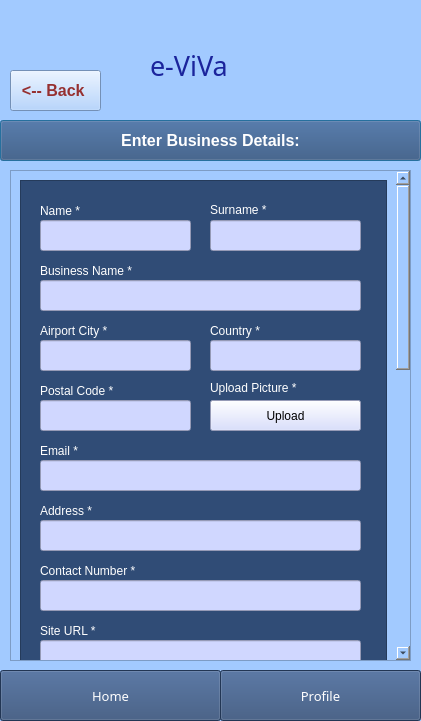
<?xml version="1.0" encoding="UTF-8"?>
<ui version="4.0">
 <class>Dialog</class>
 <widget class="QDialog" name="Dialog">
  <property name="geometry">
   <rect>
    <x>0</x>
    <y>0</y>
    <width>421</width>
    <height>721</height>
   </rect>
  </property>
  <property name="windowTitle">
   <string>Dialog</string>
  </property>
  <property name="styleSheet">
   <string notr="true">background-color: rgb(162, 202, 255);</string>
  </property>
  <widget class="QPushButton" name="TransportButton">
   <property name="geometry">
    <rect>
     <x>0</x>
     <y>120</y>
     <width>421</width>
     <height>41</height>
    </rect>
   </property>
   <property name="font">
    <font>
     <pointsize>12</pointsize>
     <weight>75</weight>
     <bold>true</bold>
    </font>
   </property>
   <property name="styleSheet">
    <string notr="true">background-color: rgb(0, 170, 255);
background-color: rgb(48, 76, 118);
color: rgb(255, 255, 255);</string>
   </property>
   <property name="text">
    <string>Enter Business Details:</string>
   </property>
  </widget>
  <widget class="QScrollArea" name="scrollArea">
   <property name="geometry">
    <rect>
     <x>10</x>
     <y>170</y>
     <width>401</width>
     <height>491</height>
    </rect>
   </property>
   <property name="widgetResizable">
    <bool>true</bool>
   </property>
   <widget class="QWidget" name="scrollAreaWidgetContents">
    <property name="geometry">
     <rect>
      <x>0</x>
      <y>0</y>
      <width>382</width>
      <height>1218</height>
     </rect>
    </property>
    <layout class="QVBoxLayout" name="verticalLayout">
     <item>
      <widget class="QFrame" name="frame_2">
       <property name="minimumSize">
        <size>
         <width>320</width>
         <height>1200</height>
        </size>
       </property>
       <property name="styleSheet">
        <string notr="true">background-color: rgb(48, 76, 118);</string>
       </property>
       <property name="frameShape">
        <enum>QFrame::StyledPanel</enum>
       </property>
       <property name="frameShadow">
        <enum>QFrame::Raised</enum>
       </property>
       <widget class="QLabel" name="label_14">
        <property name="geometry">
         <rect>
          <x>20</x>
          <y>20</y>
          <width>71</width>
          <height>21</height>
         </rect>
        </property>
        <property name="styleSheet">
         <string notr="true">background-color: rgb(0, 170, 255);
font: 12pt &quot;MS Shell Dlg 2&quot;;
background-color: rgb(48, 76, 118);
color: rgb(255, 255, 255);</string>
        </property>
        <property name="text">
         <string>Name *</string>
        </property>
       </widget>
       <widget class="QLabel" name="label_15">
        <property name="geometry">
         <rect>
          <x>190</x>
          <y>20</y>
          <width>101</width>
          <height>20</height>
         </rect>
        </property>
        <property name="styleSheet">
         <string notr="true">background-color: rgb(0, 170, 255);
background-color: rgb(48, 76, 118);
color: rgb(255, 255, 255);
font: 12pt &quot;MS Shell Dlg 2&quot;;</string>
        </property>
        <property name="text">
         <string>Surname *</string>
        </property>
       </widget>
       <widget class="QLineEdit" name="lineEdit_13">
        <property name="geometry">
         <rect>
          <x>20</x>
          <y>40</y>
          <width>151</width>
          <height>31</height>
         </rect>
        </property>
        <property name="styleSheet">
         <string notr="true">background-color:rgb(208, 215, 255);</string>
        </property>
       </widget>
       <widget class="QLineEdit" name="lineEdit_14">
        <property name="geometry">
         <rect>
          <x>190</x>
          <y>40</y>
          <width>151</width>
          <height>31</height>
         </rect>
        </property>
        <property name="styleSheet">
         <string notr="true">background-color:rgb(208, 215, 255);			</string>
        </property>
       </widget>
       <widget class="QLabel" name="label_16">
        <property name="geometry">
         <rect>
          <x>20</x>
          <y>80</y>
          <width>121</width>
          <height>21</height>
         </rect>
        </property>
        <property name="styleSheet">
         <string notr="true">background-color: rgb(0, 170, 255);
background-color: rgb(48, 76, 118);
color: rgb(255, 255, 255);
font: 12pt &quot;MS Shell Dlg 2&quot;;</string>
        </property>
        <property name="text">
         <string>Business Name *</string>
        </property>
       </widget>
       <widget class="QLineEdit" name="lineEdit_15">
        <property name="geometry">
         <rect>
          <x>20</x>
          <y>100</y>
          <width>321</width>
          <height>31</height>
         </rect>
        </property>
        <property name="styleSheet">
         <string notr="true">background-color:rgb(208, 215, 255);</string>
        </property>
       </widget>
       <widget class="QLabel" name="label_17">
        <property name="geometry">
         <rect>
          <x>20</x>
          <y>140</y>
          <width>111</width>
          <height>21</height>
         </rect>
        </property>
        <property name="styleSheet">
         <string notr="true">background-color: rgb(0, 170, 255);
background-color: rgb(48, 76, 118);
color: rgb(255, 255, 255);
font: 12pt &quot;MS Shell Dlg 2&quot;;</string>
        </property>
        <property name="text">
         <string>Airport City *</string>
        </property>
       </widget>
       <widget class="QLabel" name="label_18">
        <property name="geometry">
         <rect>
          <x>190</x>
          <y>140</y>
          <width>71</width>
          <height>21</height>
         </rect>
        </property>
        <property name="styleSheet">
         <string notr="true">background-color: rgb(0, 170, 255);
background-color: rgb(48, 76, 118);
color: rgb(255, 255, 255);
font: 12pt &quot;MS Shell Dlg 2&quot;;</string>
        </property>
        <property name="text">
         <string>Country *</string>
        </property>
       </widget>
       <widget class="QLabel" name="label_19">
        <property name="geometry">
         <rect>
          <x>20</x>
          <y>200</y>
          <width>101</width>
          <height>21</height>
         </rect>
        </property>
        <property name="styleSheet">
         <string notr="true">background-color: rgb(0, 170, 255);
background-color: rgb(48, 76, 118);
color: rgb(255, 255, 255);
font: 12pt &quot;MS Shell Dlg 2&quot;;</string>
        </property>
        <property name="text">
         <string>Postal Code *</string>
        </property>
       </widget>
       <widget class="QLineEdit" name="lineEdit_16">
        <property name="geometry">
         <rect>
          <x>20</x>
          <y>160</y>
          <width>151</width>
          <height>31</height>
         </rect>
        </property>
        <property name="styleSheet">
         <string notr="true">background-color:rgb(208, 215, 255);</string>
        </property>
       </widget>
       <widget class="QLineEdit" name="lineEdit_17">
        <property name="geometry">
         <rect>
          <x>190</x>
          <y>160</y>
          <width>151</width>
          <height>31</height>
         </rect>
        </property>
        <property name="styleSheet">
         <string notr="true">background-color:rgb(208, 215, 255);</string>
        </property>
       </widget>
       <widget class="QLineEdit" name="lineEdit_18">
        <property name="geometry">
         <rect>
          <x>20</x>
          <y>220</y>
          <width>151</width>
          <height>31</height>
         </rect>
        </property>
        <property name="styleSheet">
         <string notr="true">background-color:rgb(208, 215, 255);</string>
        </property>
       </widget>
       <widget class="QPushButton" name="pushButton_2">
        <property name="geometry">
         <rect>
          <x>190</x>
          <y>220</y>
          <width>151</width>
          <height>31</height>
         </rect>
        </property>
        <property name="styleSheet">
         <string notr="true">background-color:rgb(208, 215, 255);
font: 12pt &quot;MS Shell Dlg 2&quot;;</string>
        </property>
        <property name="text">
         <string>Upload</string>
        </property>
       </widget>
       <widget class="QLabel" name="label_20">
        <property name="geometry">
         <rect>
          <x>190</x>
          <y>200</y>
          <width>121</width>
          <height>16</height>
         </rect>
        </property>
        <property name="styleSheet">
         <string notr="true">background-color: rgb(0, 170, 255);
background-color: rgb(48, 76, 118);
color: rgb(255, 255, 255);
font: 12pt &quot;MS Shell Dlg 2&quot;;</string>
        </property>
        <property name="text">
         <string>Upload Picture *</string>
        </property>
       </widget>
       <widget class="QLabel" name="label_21">
        <property name="geometry">
         <rect>
          <x>20</x>
          <y>260</y>
          <width>71</width>
          <height>21</height>
         </rect>
        </property>
        <property name="styleSheet">
         <string notr="true">background-color: rgb(0, 170, 255);
background-color: rgb(48, 76, 118);
color: rgb(255, 255, 255);
font: 12pt &quot;MS Shell Dlg 2&quot;;</string>
        </property>
        <property name="text">
         <string>Email *</string>
        </property>
       </widget>
       <widget class="QLineEdit" name="lineEdit_19">
        <property name="geometry">
         <rect>
          <x>20</x>
          <y>280</y>
          <width>321</width>
          <height>31</height>
         </rect>
        </property>
        <property name="styleSheet">
         <string notr="true">background-color:rgb(208, 215, 255);</string>
        </property>
       </widget>
       <widget class="QLabel" name="label_22">
        <property name="geometry">
         <rect>
          <x>20</x>
          <y>320</y>
          <width>71</width>
          <height>21</height>
         </rect>
        </property>
        <property name="styleSheet">
         <string notr="true">background-color: rgb(0, 170, 255);
background-color: rgb(48, 76, 118);
color: rgb(255, 255, 255);
font: 12pt &quot;MS Shell Dlg 2&quot;;</string>
        </property>
        <property name="text">
         <string>Address *</string>
        </property>
       </widget>
       <widget class="QLineEdit" name="lineEdit_20">
        <property name="geometry">
         <rect>
          <x>20</x>
          <y>340</y>
          <width>321</width>
          <height>31</height>
         </rect>
        </property>
        <property name="styleSheet">
         <string notr="true">background-color:rgb(208, 215, 255);</string>
        </property>
       </widget>
       <widget class="QLabel" name="label_23">
        <property name="geometry">
         <rect>
          <x>20</x>
          <y>380</y>
          <width>131</width>
          <height>21</height>
         </rect>
        </property>
        <property name="styleSheet">
         <string notr="true">background-color: rgb(0, 170, 255);
background-color: rgb(48, 76, 118);
color: rgb(255, 255, 255);
font: 12pt &quot;MS Shell Dlg 2&quot;;</string>
        </property>
        <property name="text">
         <string>Contact Number *</string>
        </property>
       </widget>
       <widget class="QLineEdit" name="lineEdit_21">
        <property name="geometry">
         <rect>
          <x>20</x>
          <y>400</y>
          <width>321</width>
          <height>31</height>
         </rect>
        </property>
        <property name="styleSheet">
         <string notr="true">background-color:rgb(208, 215, 255);</string>
        </property>
       </widget>
       <widget class="QLabel" name="label_24">
        <property name="geometry">
         <rect>
          <x>20</x>
          <y>440</y>
          <width>81</width>
          <height>21</height>
         </rect>
        </property>
        <property name="styleSheet">
         <string notr="true">background-color: rgb(0, 170, 255);
background-color: rgb(48, 76, 118);
color: rgb(255, 255, 255);
font: 12pt &quot;MS Shell Dlg 2&quot;;</string>
        </property>
        <property name="text">
         <string>Site URL *</string>
        </property>
       </widget>
       <widget class="QLineEdit" name="lineEdit_22">
        <property name="geometry">
         <rect>
          <x>20</x>
          <y>460</y>
          <width>321</width>
          <height>31</height>
         </rect>
        </property>
        <property name="styleSheet">
         <string notr="true">background-color:rgb(208, 215, 255);</string>
        </property>
       </widget>
       <widget class="QLabel" name="label_25">
        <property name="geometry">
         <rect>
          <x>20</x>
          <y>500</y>
          <width>101</width>
          <height>21</height>
         </rect>
        </property>
        <property name="styleSheet">
         <string notr="true">background-color: rgb(0, 170, 255);
background-color: rgb(48, 76, 118);
color: rgb(255, 255, 255);
font: 12pt &quot;MS Shell Dlg 2&quot;;</string>
        </property>
        <property name="text">
         <string>Prices FROM</string>
        </property>
       </widget>
       <widget class="QLineEdit" name="lineEdit_23">
        <property name="geometry">
         <rect>
          <x>20</x>
          <y>520</y>
          <width>151</width>
          <height>31</height>
         </rect>
        </property>
        <property name="styleSheet">
         <string notr="true">background-color:rgb(208, 215, 255);</string>
        </property>
       </widget>
       <widget class="QLineEdit" name="lineEdit_24">
        <property name="geometry">
         <rect>
          <x>190</x>
          <y>520</y>
          <width>151</width>
          <height>31</height>
         </rect>
        </property>
        <property name="styleSheet">
         <string notr="true">background-color:rgb(208, 215, 255);</string>
        </property>
       </widget>
       <widget class="QLabel" name="label_26">
        <property name="geometry">
         <rect>
          <x>190</x>
          <y>500</y>
          <width>71</width>
          <height>21</height>
         </rect>
        </property>
        <property name="styleSheet">
         <string notr="true">background-color: rgb(0, 170, 255);
background-color: rgb(48, 76, 118);
color: rgb(255, 255, 255);
font: 12pt &quot;MS Shell Dlg 2&quot;;</string>
        </property>
        <property name="text">
         <string>Prices TO</string>
        </property>
       </widget>
       <widget class="QPushButton" name="pushButton">
        <property name="geometry">
         <rect>
          <x>240</x>
          <y>1080</y>
          <width>91</width>
          <height>41</height>
         </rect>
        </property>
        <property name="styleSheet">
         <string notr="true">background-color: rgb(255, 149, 62);

font: 12pt &quot;MS Shell Dlg 2&quot;;</string>
        </property>
        <property name="text">
         <string>SUBMIT</string>
        </property>
       </widget>
       <widget class="QTextEdit" name="textEdit">
        <property name="geometry">
         <rect>
          <x>20</x>
          <y>630</y>
          <width>321</width>
          <height>341</height>
         </rect>
        </property>
        <property name="styleSheet">
         <string notr="true">background-color:rgb(208, 215, 255);</string>
        </property>
       </widget>
       <widget class="QLabel" name="label_29">
        <property name="geometry">
         <rect>
          <x>20</x>
          <y>600</y>
          <width>191</width>
          <height>21</height>
         </rect>
        </property>
        <property name="styleSheet">
         <string notr="true">background-color: rgb(0, 170, 255);
background-color: rgb(48, 76, 118);
color: rgb(255, 255, 255);
font: 12pt &quot;MS Shell Dlg 2&quot;;</string>
        </property>
        <property name="text">
         <string>Add Business Description</string>
        </property>
       </widget>
      </widget>
     </item>
    </layout>
   </widget>
  </widget>
  <widget class="QLabel" name="e-ViVa_2">
   <property name="geometry">
    <rect>
     <x>150</x>
     <y>40</y>
     <width>121</width>
     <height>51</height>
    </rect>
   </property>
   <property name="font">
    <font>
     <family>Forte</family>
     <pointsize>20</pointsize>
     <weight>50</weight>
     <bold>false</bold>
    </font>
   </property>
   <property name="styleSheet">
    <string notr="true">background-color: rgb(162, 202, 255);
color: rgb(27, 36, 156);

</string>
   </property>
   <property name="text">
    <string>e-ViVa</string>
   </property>
  </widget>
  <widget class="QPushButton" name="BackButton">
   <property name="geometry">
    <rect>
     <x>10</x>
     <y>70</y>
     <width>91</width>
     <height>41</height>
    </rect>
   </property>
   <property name="font">
    <font>
     <pointsize>12</pointsize>
     <weight>75</weight>
     <bold>true</bold>
    </font>
   </property>
   <property name="styleSheet">
    <string notr="true">color: rgb(150, 48, 48);</string>
   </property>
   <property name="text">
    <string>&lt;-- Back </string>
   </property>
  </widget>
  <widget class="QPushButton" name="ProfileButton">
   <property name="geometry">
    <rect>
     <x>220</x>
     <y>670</y>
     <width>201</width>
     <height>51</height>
    </rect>
   </property>
   <property name="font">
    <font>
     <family>Arial Rounded MT Bold</family>
     <pointsize>10</pointsize>
     <weight>50</weight>
     <bold>false</bold>
    </font>
   </property>
   <property name="styleSheet">
    <string notr="true">background-color: rgb(0, 170, 255);
background-color: rgb(48, 76, 118);
color: rgb(255, 255, 255);</string>
   </property>
   <property name="text">
    <string>Profile</string>
   </property>
   <property name="default">
    <bool>false</bool>
   </property>
   <property name="flat">
    <bool>false</bool>
   </property>
  </widget>
  <widget class="QPushButton" name="HomeButton">
   <property name="geometry">
    <rect>
     <x>0</x>
     <y>670</y>
     <width>221</width>
     <height>51</height>
    </rect>
   </property>
   <property name="font">
    <font>
     <family>Arial Rounded MT Bold</family>
     <pointsize>10</pointsize>
     <weight>50</weight>
     <bold>false</bold>
    </font>
   </property>
   <property name="styleSheet">
    <string notr="true">background-color: rgb(0, 170, 255);
background-color: rgb(48, 76, 118);
color: rgb(255, 255, 255);</string>
   </property>
   <property name="text">
    <string>Home</string>
   </property>
   <property name="default">
    <bool>false</bool>
   </property>
   <property name="flat">
    <bool>false</bool>
   </property>
  </widget>
 </widget>
 <resources/>
 <connections/>
</ui>
